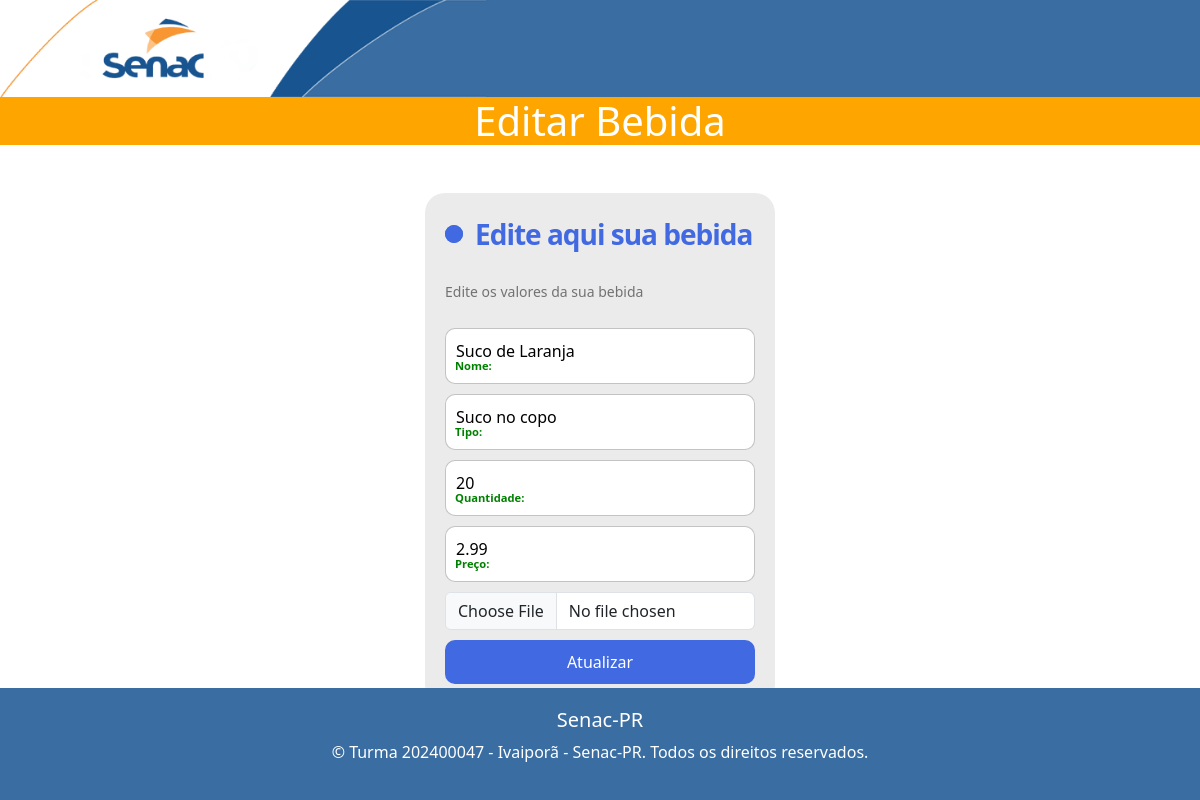
Screenshot of /teste_mateus/editar_bebidas.php?id_alterar=1 with the database file from the repository.
### tables this page shows
CREATE TABLE IF NOT EXISTS `bebidas` (
  `id` int(11) NOT NULL AUTO_INCREMENT,
  `nome` varchar(255) NOT NULL,
  `tipo` varchar(255) NOT NULL,
  `preco` decimal(10,2) NOT NULL,
  `quantidade` int(11) NOT NULL,
  `foto` varchar(300) NOT NULL,
  PRIMARY KEY (`id`)
);

### teste_mateus/editar_bebidas.php (the view, shortened to what this page needs)
<?php
require("conexao.php");
if (isset($_GET["id_alterar"])) {
    $id_alterar = $_GET["id_alterar"];
    $stmt = $mysqli->prepare("SELECT * FROM bebidas WHERE id = ?");
    $stmt->bind_param("i", $id_alterar);
    $stmt->execute();
    $result = $stmt->get_result();
    $row = $result->fetch_assoc();
} else {
    die("ID não fornecido.");
}
?>
<!DOCTYPE html>
<html lang="pt-br">
<head>
    <link href="https://cdn.jsdelivr.net/npm/bootstrap@5.3.3/dist/css/bootstrap.min.css" rel="stylesheet"
>
    <link rel="stylesheet" href="dieimes.css">
</head>
<body>
    <div class="row" style="background-color:#3a6da1;">
        <div class="col-md-5">
            <a href="/principal/"><img src="img/topo_site_bl1_2018.png" class="img-fluid" alt="Topo do Site"></a>
        </div>
    </div>
    <h1 class="text-center" style="background-color: #FFA500; color: white;">Editar Bebida</h1>
    <div class="container d-flex justify-content-center mt-5">
        <form class="form" method="post" enctype="multipart/form-data">
            <p class="title"> Edite aqui sua bebida </p>
            <p class="message">Edite os valores da sua bebida </p>
            <label>
                    <input required type="text" name="nome" class="input" value="<?php echo htmlspecialchars($row['nome']); ?>">
                    <span>Nome:</span>
            </label>
            <label>
                    <input required type="text" name="tipo" class="input" value="<?php echo htmlspecialchars($row['tipo']); ?>">
                    <span>Tipo:</span>
            </label>
            <label>
                <input required type="number" name="quantidade" class="input" value="<?php echo htmlspecialchars($row['quantidade']); ?>">
                <span>Quantidade:</span>
            </label>
            <label>
                <input required type="text" name="preco" class="input" value="<?php echo htmlspecialchars($row['preco']); ?>">
                <span>Preço:</span>
            </label>
            <label>
                <input type="file" class="form-control" name="foto">
            </label>
            <button type="submit" class="submit">Atualizar</button>
        </form>
    </div>
    <?php include "rodape.php"; ?>
</body>
</html>

### teste_arthur/para_arthur/dieimes.css (style rules this page uses)
:root { --azul_senac: #3a6da1; --laranja_senac: #f7941d; }
body { font-family: 'Segoe UI', Tahoma, Geneva, Verdana, sans-serif; }
.form { display: flex; flex-direction: column; gap: 10px; max-width: 350px; background-color: rgb(235, 235, 235); padding: 20px; border-radius: 20px; position: relative; }
.title { font-size: 28px; color: royalblue; font-weight: 600; letter-spacing: -1px; position: relative; display: flex; align-items: center; padding-left: 30px; }
.title::before,.title::after { position: absolute; content: ""; height: 16px; width: 16px; border-radius: 50%; left: 0px; background-color: royalblue; }
.title::before { width: 18px; height: 18px; background-color: royalblue; }
.title::after { width: 18px; height: 18px; animation: pulse 1s linear infinite; }
.message, .signin { color: rgba(88, 87, 87, 0.822); font-size: 14px; }
.form label { position: relative; }
.form label .input { width: 100%; padding: 10px 10px 20px 10px; outline: 0; border: 1px solid rgba(105, 105, 105, 0.397); border-radius: 10px; }
.form label .input + span { position: absolute; left: 10px; top: 15px; color: grey; font-size: 0.9em; cursor: text; transition: 0.3s ease; }
.form label .input:focus + span,.form label .input:valid + span { top: 30px; font-size: 0.7em; font-weight: 600; }
.form label .input:valid + span { color: green; }
.submit { border: none; outline: none; background-color: royalblue; padding: 10px; border-radius: 10px; color: #fff; font-size: 16px; transform: .3s ease; }

### rows the page displays
bebidas: nome "Suco de Laranja", tipo "Suco no copo", quantidade "20", preco "2.99"
